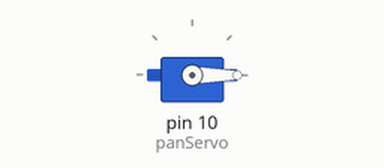
Bench run of a sketch on a simulated Arduino Uno, built with avr-gcc and run on an emulated ATmega328P. Parts: servo.

Above: at 0.05 s.
At 1.0 s:
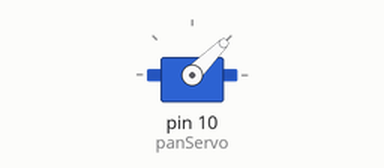
At 1.5 s:
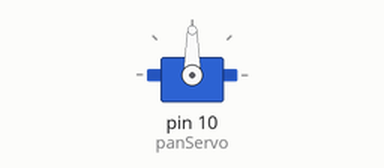
At 2.0 s:
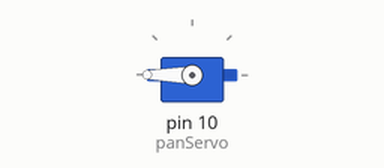
Timing chart, 0 to 4.6 s (numbered marks = the images above):
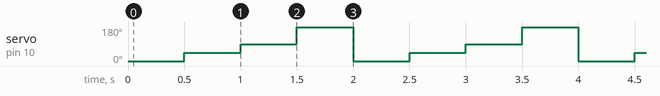

Measured:
- by itself, servo on pin 10 (panServo): repeats every 2.0 s: 90° 0.50 s, 180° 0.50 s, 0° 0.50 s, 45° 0.50 s

The sketch:

Servo.ino
```cpp
#include <Servo.h> // load the servo library

Servo panServo;  // create servo object to control a servo

void setup() {
  panServo.attach(10);  // attaches the servo on pin 10 to the servo object
}

void loop() {
  panServo.write(0); // move servo to position 0 (in degrees)
  delay(500);

  panServo.write(45); // move servo to position 45 (in degrees)
  delay(500);

  panServo.write(90); // move servo to position 90 (in degrees)
  delay(500);

  panServo.write(180); // move servo to position 180 (in degrees)
  delay(500);
}
```
